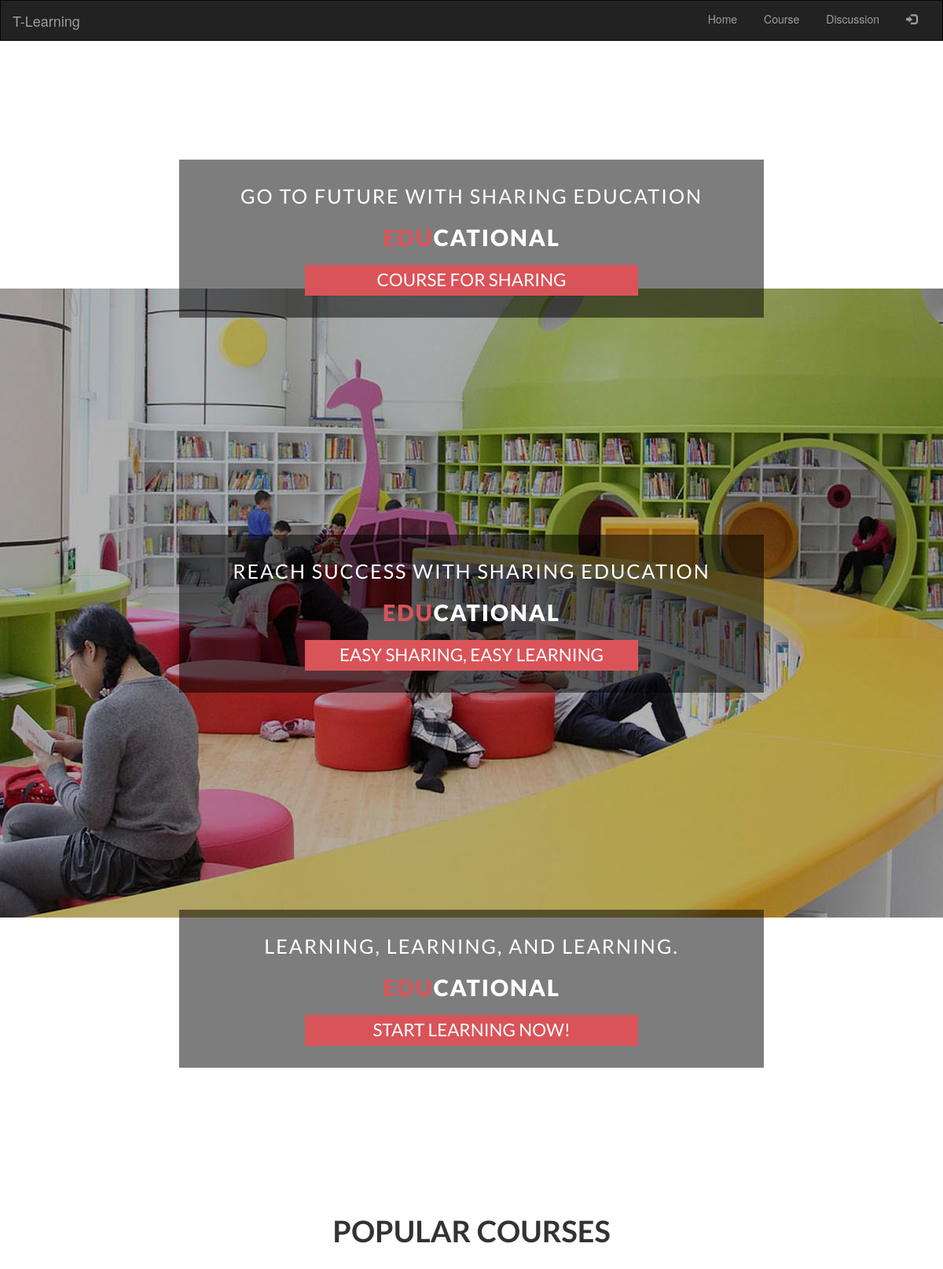
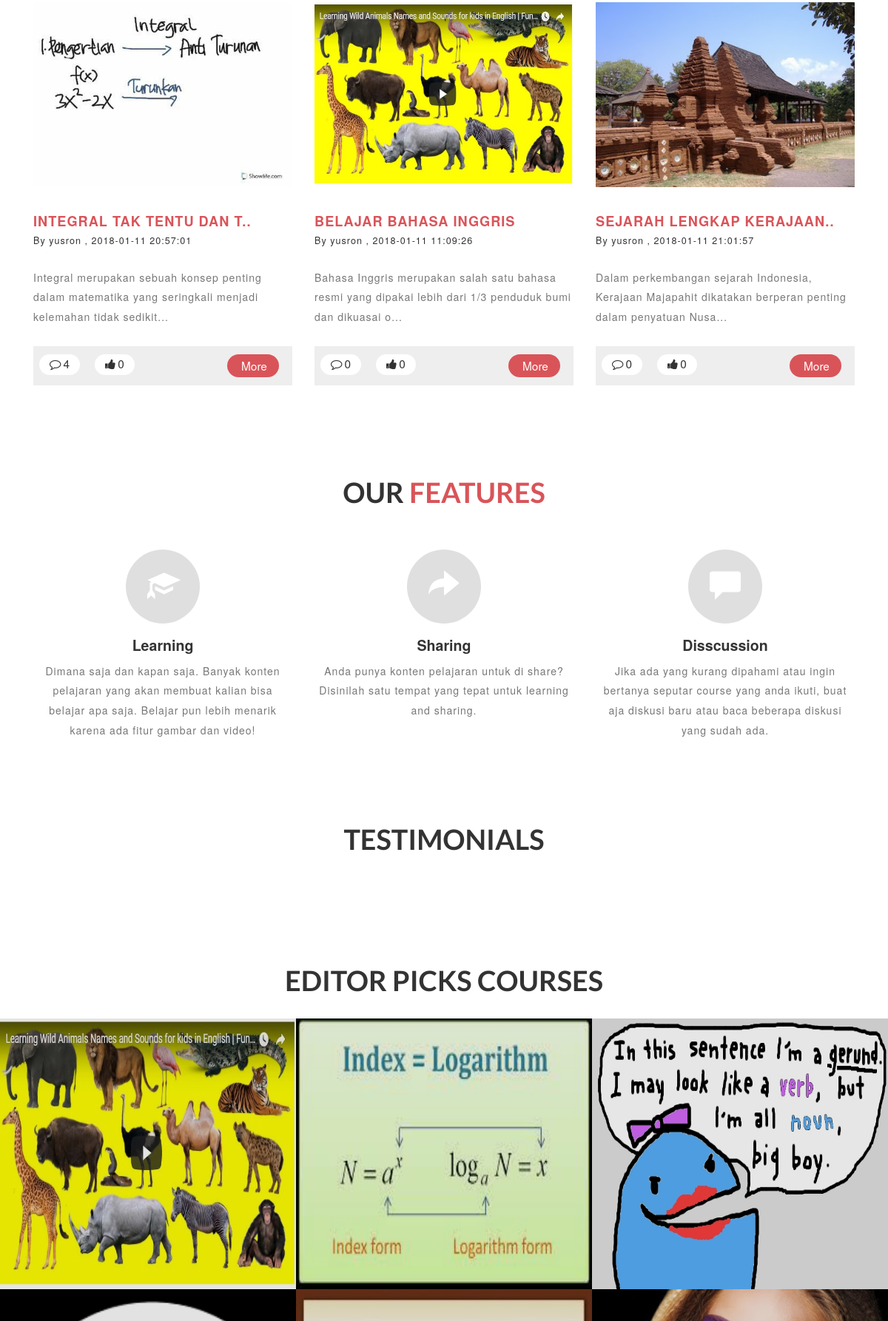
The page / (upper part) on the database its author committed (2 pictures, top to bottom).
### tables this page shows
CREATE TABLE `config` (
  `id_config` int(5) NOT NULL,
  `id_user` int(5) NOT NULL,
  `type` varchar(50) NOT NULL,
  `text` text,
  `img` text,
  `created_at` datetime NOT NULL,
  `last_update` datetime NOT NULL
);

CREATE TABLE `course_title` (
  `id_title` int(5) NOT NULL,
  `id_user` int(5) NOT NULL,
  `title` varchar(200) NOT NULL,
  `subject` varchar(25) NOT NULL,
  `description` text NOT NULL,
  `thumbnail` text NOT NULL,
  `created_at` datetime NOT NULL,
  `last_update` datetime NOT NULL,
  `status` int(1) NOT NULL DEFAULT '0',
  `pick` int(1) NOT NULL DEFAULT '0',
  `visitor` int(5) NOT NULL,
  `random_code` varchar(11) NOT NULL
);

### application/controllers/home.php (called while the page is built, shortened)
<?php
class Home extends CI_Controller {
	public function __construct()
	{
		$this->load->model('course_model');
		$this->load->model('auth_model');
		$this->load->model('home_model');
		$this->load->helper('date');
	}
	public function index()
	{
		$sld_img = $this->home_model->GetData(['type'=> 'slide image'],'config')->row('img');
		$slider = $this->home_model->GetData(['type'=>'slide'],'config')->result();
		$testimonial =$this->home_model->GetData(['type'=>'testimoni'],'config')->result();
		$list_pcourses = $this->home_model->GetListPCourses();
		$list_vcourses=$this->home_model->GetCourseVerified();
		$user_id = $this->session->userdata('logged_id');
		$username_id = $this->auth_model->GetUser(['id_user' => $user_id])->row('username');
		$username = array();
		$like_amount = array();
		$comment_amount = array();
		$liked = array();
		foreach ($list_pcourses as $pcourses) {
			$username[$pcourses->id_user] = $this->auth_model->GetUser(['id_user' => $pcourses->id_user])->row('username');
			$like_amount[$pcourses->id_title] = $this->home_model->GetSelectData('COUNT(id_likecourse) as like_amount',['id_title' => $pcourses->id_title],'like_course')->row('like_amount');
			$comment_amount[$pcourses->id_title] = $this->home_model->GetSelectData('COUNT(id_comment) as comment_amount',['id_title' => $pcourses->id_title],'comment')->row('comment_amount');
		}
		foreach ($list_vcourses as $rcourses) {
			$username[$rcourses->id_user] = $this->auth_model->GetUser(['id_user' => $rcourses->id_user])->row('username');
			$like_amount[$rcourses->id_title] = $this->home_model->GetSelectData('COUNT(id_likecourse) as like_amount',['id_title' => $rcourses->id_title],'like_course')->row('like_amount');
			$comment_amount[$rcourses->id_title] = $this->home_model->GetSelectData('COUNT(id_comment) as comment_amount',['id_title' => $rcourses->id_title],'comment')->row('comment_amount');
		}
		$data = [
		'username' 		=> $username,
		'like_amount'	=> $like_amount,
		'comment_amount'=> $comment_amount,
		'liked'			=> $liked,
		'list_vcourses' => $list_vcourses,
 		'list_pcourses' => $list_pcourses,
		'main_view'     => 'home_view',
		'username_id'	=> $username_id,
		'slider'		=> $slider,
		'sld_img'		=> $sld_img,
		'testimonial'		=> $testimonial
 		];
		$this->load->view('templet', $data);
}
}

### index.php (called while the page is built, shortened)
<?php
require_once BASEPATH.'core/CodeIgniter.php';

### application/models/home_model.php (called while the page is built, shortened)
<?php
class Home_model extends CI_Model {
	public function GetListPCourses(){
		return $this->db->limit(3,0)
            ->where(['status'=>'1'])
            ->get('course_title')
            ->result();
	}
  public function GetCourseVerified()
  {
    return $this->db
                ->where(['status'=>'1'])
                ->where('pick',1)
                ->limit(7,0)
                ->get('course_title')
                ->result();
  }
	 public function GetData($where,$table)
    {
      return $this->db->where($where)->get($table);
    }
    public function GetSelectData($select,$where,$table)
    {
      return $this->db->select($select)->where($where)->get($table);
    }
}

### application/models/auth_model.php (called while the page is built, shortened)
<?php
class Auth_model extends CI_Model {
	public function GetUser($where)
    {
      return $this->db->where($where)->get('user');
    }
}

### application/views/home_view.php (the view, shortened to what this page needs)
<link rel="stylesheet" href="https://cdnjs.cloudflare.com/ajax/libs/owl-carousel/1.3.3/owl.carousel.min.css">
<link rel="stylesheet" href="https://cdnjs.cloudflare.com/ajax/libs/owl-carousel/1.3.3/owl.theme.min.css">
	<div class="header" style="background: url(<?php echo base_url().'assets/images/'.$sld_img; ?>) no-repeat center;">
			<div class="slider">
				<div class="callbacks_container">
					<ul class="rslides" id="slider">
						<?php foreach ($slider as $sld) {
							$texts = explode("|",$sld->text);
						?>
						<li>
							<div class="slider-info">
								<p><?php echo $texts[0] ?></p>
								<h3><a href="#"><span>EDU</span>CATIONAL</a></h3>
								<h6><?php echo $texts[1] ?></h6>
							</div>
						</li>
						<?php } ?>
					</ul>
				</div>
			</div>
	</div>
<div class="event" id="events">
	<div class="container">
		<h3>Popular Courses</h3>
		<?php foreach ($list_pcourses as $pcourses) {
		 ?>
		<div class="col-md-4 eve-agile e1">
			<div class="eve-sub1">
				<a href="#" data-toggle="modal" data-target="#lesson" class="lesson_view" id="<?php echo $pcourses->random_code ?>"><img src="<?php echo base_url() ?>assets/images/<?php echo $pcourses->thumbnail ?>" width="350px" height="250px" alt="image"></a>
			<h4><a href="#" data-toggle="modal" data-target="#lesson" class="lesson_view" id="<?php echo $pcourses->random_code ?>" title="<?php echo $pcourses->title ?>">
				<?php
                        if (strlen($pcourses->title) < 25) {
                          echo $pcourses->title;
                        }
                        else{
                        echo  substr($pcourses->title, 0,24).'..';
                        } ?>
			</a></h4>
				<?php
					if(array_key_exists($pcourses->id_user, $username)) {
					$usrnm =  $username[$pcourses->id_user];
				}?>
				<h6>By  <a href="<?php echo base_url() ?><?php echo $usrnm ?>">
					<?php echo $usrnm ?>
				</a>, <?php echo $pcourses->created_at ?></h6>
				<p><?php echo substr($pcourses->description, 0,105) ?>...</p>
			</div>
			<div class="eve-sub2">
				<div class="eve-w3lleft">
					<?php
					if(array_key_exists($pcourses->id_title, $comment_amount)) {
					$comments =  $comment_amount[$pcourses->id_title];
					}
					 ?>
					<h6><i class="fa fa-comment-o" aria-hidden="true"></i><?php echo $comments; ?></h6>
					<?php
					if(array_key_exists($pcourses->id_title, $like_amount)) {
					$likes =  $like_amount[$pcourses->id_title];
					}
					$thumb = '';
					?>
					<h6 id="<?php echo $pcourses->random_code ?>" class="thumb_in <?php echo $thumb ?>"><i class="fa fa-thumbs-up" aria-hidden="true"></i><?php echo $likes; ?></h6>
				</div>
				<div class="eve-w3lright e1">
					<a href="#" data-toggle="modal" data-target="#lesson" class="lesson_view" id="<?php echo $pcourses->random_code ?>"><h5>More</h5></a>
				</div>
				<div class="clearfix"></div>
			</div>
		</div>
		<?php } ?>
	</div>
</div>
<div id="about" class="about">
	<div class="container">
			<h1>Our <span>Features</span></h1>
			<div class="specialty-grids-top">
				<div class="col-md-4 service-box" style="visibility: visible; -webkit-animation-delay: 0.4s;">
					<figure class="icon">
						<span class="glyphicon glyphicon-education a1" aria-hidden="true"></span>
					</figure>
					<h5>Learning</h5> <p>Dimana saja dan kapan saja. Banyak konten pelajaran yang akan membuat kalian bisa belajar apa saja. Belajar pun lebih menarik karena ada fitur gambar dan video!</p>
				</div>
				<div class="col-md-4 service-box wow bounceIn animated" data-wow-delay="0.4s" style="visibility: visible; -webkit-animation-delay: 0.4s;">
					<figure class="icon">
						<span class="glyphicon glyphicon-share-alt a2" aria-hidden="true"></span>
					</figure>
					<h5>Sharing</h5>
					<p>Anda punya konten pelajaran untuk di share? Disinilah satu tempat yang tepat untuk learning and sharing.</p>
				</div>
				<div class="col-md-4 service-box wow bounceIn animated" data-wow-delay="0.4s" style="visibility: visible; -webkit-animation-delay: 0.4s;">
					<figure class="icon">
						 <span class="glyphicon glyphicon-comment a3" aria-hidden="true"></span>
					</figure>
					<h5>Disscussion</h5>
					<p>Jika ada yang kurang dipahami atau ingin bertanya seputar course yang anda ikuti, buat aja diskusi baru atau baca beberapa diskusi yang sudah ada.</p>
				</div>
				<div class="clearfix"> </div>
			</div>
	</div>
</div>
<div class="event" id="events">
    <div class="container">
    		<h3 class="title">Testimonials</h3>
        <div class="row">
            <div class="col-md-12">
            </div>
        </div>
    </div>
</div>
	<div class="portfolio" id="gallery" style="margin-top: 0px;">
		<h3> Editor Picks Courses</h3>
			<div class="portfolio-top wow fadeInDown animated" data-wow-delay=".5s">
				<?php
				foreach ($list_vcourses as $rcourses) {
					$i++; ?>
				<div class="col-md-4 grid slideanim">
					<figure class="effect-jazz">
					<a href="#portfolioModal1" class="pick_view" data-toggle="modal" id="<?php echo $rcourses->random_code ?>">
						<img src="<?php echo base_url(); ?>assets/images/<?php echo $rcourses->thumbnail ?>" alt="<?php echo $rcourses->title ?>"  width ="550px" height="366px"/>
							<figcaption>
							</figcaption>
							</a>
					</figure>
				</div>
				<?php } ?>
		</div>
</div>

### assets/css/chocolat.css (style rules this page uses)
body { margin:0; padding:0; }

### application/views/templet.php (style rules this page uses)
body { margin-top:20px; ; }

### rows shown on the page
config: text "GO TO FUTURE WITH SHARING EDUCATION", text "COURSE FOR SHARING"
config: text "REACH SUCCESS WITH SHARING EDUCATION", text "EASY SHARING, EASY LEARNING"
config: text "LEARNING, LEARNING, AND LEARNING.", text "START LEARNING NOW!"
course_title: thumbnail (placeholder picture), title "INTEGRAL TAK TENTU DAN T", id_user "yusron", created_at "2018-01-11 20:57:01", description "Integral merupakan sebuah konsep penting dalam matematika yang seringkali menjadi kelemahan tidak sedikit", id_title "4", id_title "0"
course_title: thumbnail (picture), title "BELAJAR BAHASA INGGRIS", id_user "yusron", created_at "2018-01-11 11:09:26", description "Bahasa Inggris merupakan salah satu bahasa resmi yang dipakai lebih dari 1/3 penduduk bumi dan dikuasai o", comments "0", id_title "0"
course_title: thumbnail (picture), title "SEJARAH LENGKAP KERAJAAN", id_user "yusron", created_at "2018-01-11 21:01:57", description "Dalam perkembangan sejarah Indonesia, Kerajaan Majapahit dikatakan berperan penting dalam penyatuan Nusa", comments "0", id_title "0"
course_title: thumbnail (picture)
course_title: thumbnail (picture)
course_title: thumbnail (picture)
course_title: thumbnail (picture)
course_title: thumbnail (picture)
